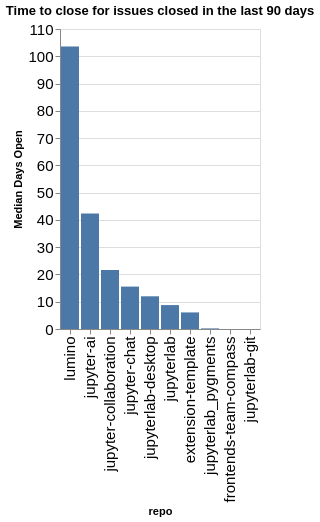

Notebook code for this chart:
### Code cell
time_open = closed.groupby(['org', 'repo']).agg({'time_open': 'median'}).reset_index()
time_open['time_open'] = time_open['time_open'] / (60 * 60 * 24)
time_open['org/repo'] = time_open.apply(lambda a: a['org'] + '/' + a['repo'], axis=1)
sorted_vals = time_open.sort_values(['org', 'time_open'], ascending=False)['repo'].values
alt.Chart(data=time_open, title=f"Time to close for issues closed in the last {n_days} days").mark_bar().encode(
    x=alt.X('repo', sort=alt.Sort(sorted_vals.tolist())),
    y=alt.Y('time_open', title="Median Days Open"),
)

### Figure 1 — Vega-Lite specification as saved in the notebook (floating-point values rounded to 4 significant figures)
{"config": {"axisLeft": {"labelFontSize": 15}, "axisBottom": {"labelFontSize": 15}}, "data": {"name": "data-d66dbd0056cdccd2dc696766cad74fdc"}, "mark": {"type": "bar"}, "encoding": {"x": {"field": "repo", "sort": ["lumino", "jupyter-ai", "jupyter-collaboration", "jupyter-chat", "jupyterlab-desktop", "jupyterlab", "extension-template", "jupyterlab_pygments", "frontends-team-compass", "jupyterlab-git"], "type": "nominal"}, "y": {"field": "time_open", "title": "Median Days Open", "type": "quantitative"}}, "title": "Time to close for issues closed in the last 90 days", "$schema": "https://vega.github.io/schema/vega-lite/v5.20.1.json", "datasets": {"data-d66dbd0056cdccd2dc696766cad74fdc": [{"org": "jupyterlab", "repo": "extension-template", "time_open": 6.079, "org/repo": "jupyterlab/extension-template"}, {"org": "jupyterlab", "repo": "frontends-team-compass", "time_open": 0.005683, "org/repo": "jupyterlab/frontends-team-compass"}, {"org": "jupyterlab", "repo": "jupyter-ai", "time_open": 42.39, "org/repo": "jupyterlab/jupyter-ai"}, {"org": "jupyterlab", "repo": "jupyter-chat", "time_open": 15.55, "org/repo": "jupyterlab/jupyter-chat"}, {"org": "jupyterlab", "repo": "jupyter-collaboration", "time_open": 21.6, "org/repo": "jupyterlab/jupyter-collaboration"}, {"org": "jupyterlab", "repo": "jupyterlab", "time_open": 8.771, "org/repo": "jupyterlab/jupyterlab"}, {"org": "jupyterlab", "repo": "jupyterlab-desktop", "time_open": 11.99, "org/repo": "jupyterlab/jupyterlab-desktop"}, {"org": "jupyterlab", "repo": "jupyterlab-git", "time_open": 0.0005671, "org/repo": "jupyterlab/jupyterlab-git"}, {"org": "jupyterlab", "repo": "jupyterlab_pygments", "time_open": 0.2235, "org/repo": "jupyterlab/jupyterlab_pygments"}, {"org": "jupyterlab", "repo": "lumino", "time_open": 103.6, "org/repo": "jupyterlab/lumino"}]}}
